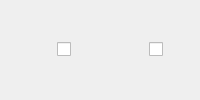
                                   <widget class="QWidget" name="widget_20" native="true">
                                    <layout class="QGridLayout" name="gridLayout_17">
                                     <item row="0" column="4">
                                      <widget class="SwitchControl" name="cb_Transverse_Threshold"/>
                                     </item>
                                     <item row="0" column="3">
                                      <widget class="QLatexLabel" name="latexLabel_23" native="true">
                                       <property name="Text" stdset="0">
                                        <string>$Z_{\perp, \mathrm{th}}$</string>
                                       </property>
                                      </widget>
                                     </item>
                                     <item row="0" column="1">
                                      <widget class="QLatexLabel" name="latexLabel_22" native="true">
                                       <property name="Text" stdset="0">
                                        <string>$Z_{\parallel, \mathrm{th}}$</string>
                                       </property>
                                      </widget>
                                     </item>
                                     <item row="0" column="2">
                                      <widget class="SwitchControl" name="cb_Longitudinal_Threshold"/>
                                     </item>
                                    </layout>
                                   </widget>
